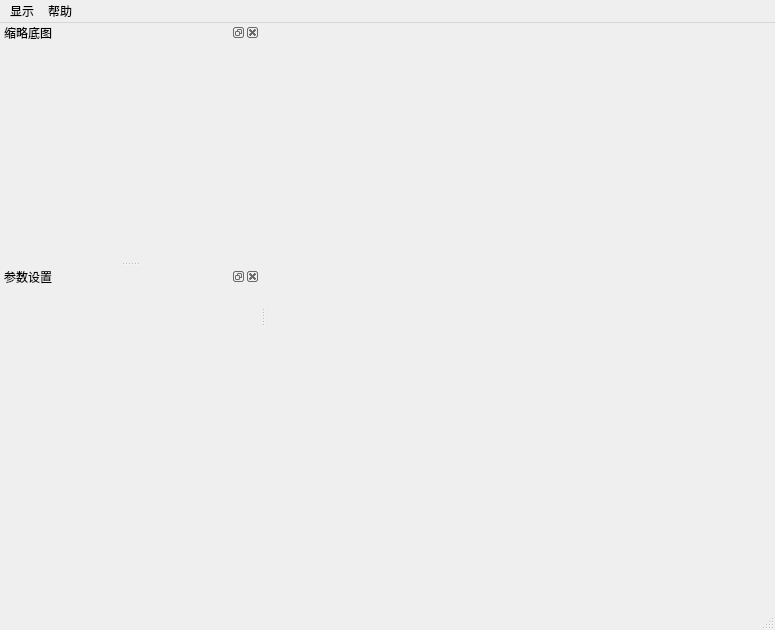
<?xml version="1.0" encoding="UTF-8"?>
<ui version="4.0">
 <class>MainWindow</class>
 <widget class="QMainWindow" name="MainWindow">
  <property name="windowModality">
   <enum>Qt::NonModal</enum>
  </property>
  <property name="geometry">
   <rect>
    <x>0</x>
    <y>0</y>
    <width>775</width>
    <height>630</height>
   </rect>
  </property>
  <property name="windowTitle">
   <string>UWB科技HR-RTLS上位机</string>
  </property>
  <property name="windowIcon">
   <iconset>
    <normaloff>:/icon/icon/UWB.png</normaloff>:/icon/icon/UWB.png</iconset>
  </property>
  <widget class="GraphicsWidget" name="graphicsWidget">
   <property name="enabled">
    <bool>true</bool>
   </property>
  </widget>
  <widget class="QMenuBar" name="menuBar">
   <property name="geometry">
    <rect>
     <x>0</x>
     <y>0</y>
     <width>775</width>
     <height>22</height>
    </rect>
   </property>
   <widget class="QMenu" name="viewMenu">
    <property name="title">
     <string>显示</string>
    </property>
   </widget>
   <widget class="QMenu" name="helpMenu">
    <property name="title">
     <string>帮助</string>
    </property>
    <addaction name="actionAbout"/>
    <addaction name="action_cn"/>
    <addaction name="action_en"/>
   </widget>
   <addaction name="viewMenu"/>
   <addaction name="helpMenu"/>
  </widget>
  <widget class="QStatusBar" name="statusBar"/>
  <widget class="QDockWidget" name="minimap_dw">
   <property name="minimumSize">
    <size>
     <width>255</width>
     <height>39</height>
    </size>
   </property>
   <property name="windowIcon">
    <iconset>
     <normaloff>:/icons/haorutech.ico</normaloff>:/icons/haorutech.ico</iconset>
   </property>
   <property name="locale">
    <locale language="English" country="UnitedStates"/>
   </property>
   <property name="windowTitle">
    <string>缩略底图</string>
   </property>
   <attribute name="dockWidgetArea">
    <number>1</number>
   </attribute>
   <widget class="MinimapView" name="minimap"/>
  </widget>
  <widget class="QToolBar" name="mainToolBar">
   <property name="maximumSize">
    <size>
     <width>16777215</width>
     <height>0</height>
    </size>
   </property>
   <property name="movable">
    <bool>false</bool>
   </property>
   <property name="floatable">
    <bool>false</bool>
   </property>
   <attribute name="toolBarArea">
    <enum>TopToolBarArea</enum>
   </attribute>
   <attribute name="toolBarBreak">
    <bool>false</bool>
   </attribute>
  </widget>
  <widget class="QDockWidget" name="viewSettings_dw">
   <property name="enabled">
    <bool>true</bool>
   </property>
   <property name="minimumSize">
    <size>
     <width>260</width>
     <height>56</height>
    </size>
   </property>
   <property name="windowIcon">
    <iconset>
     <normaloff>:/icons/haorutech.ico</normaloff>:/icons/haorutech.ico</iconset>
   </property>
   <property name="locale">
    <locale language="English" country="UnitedStates"/>
   </property>
   <property name="windowTitle">
    <string>参数设置</string>
   </property>
   <attribute name="dockWidgetArea">
    <number>1</number>
   </attribute>
   <widget class="ViewSettingsWidget" name="viewSettings_w"/>
  </widget>
  <action name="actionAbout">
   <property name="text">
    <string>关于UWB科技</string>
   </property>
   <property name="toolTip">
    <string>关于UWB科技</string>
   </property>
  </action>
  <action name="actionConfig">
   <property name="icon">
    <iconset>
     <normaloff>:/icons/UWB.ico</normaloff>:/icons/UWB.ico</iconset>
   </property>
   <property name="text">
    <string>Channel Config</string>
   </property>
  </action>
  <action name="actionLanguage">
   <property name="text">
    <string>中/英文切换</string>
   </property>
  </action>
  <action name="action_cn">
   <property name="text">
    <string>中文</string>
   </property>
  </action>
  <action name="action_en">
   <property name="text">
    <string>英文</string>
   </property>
  </action>
 </widget>
 <layoutdefault spacing="6" margin="11"/>
 <customwidgets>
  <customwidget>
   <class>ViewSettingsWidget</class>
   <extends>QWidget</extends>
   <header>ViewSettingsWidget.h</header>
   <container>1</container>
  </customwidget>
  <customwidget>
   <class>GraphicsWidget</class>
   <extends>QWidget</extends>
   <header>graphics_widget.py</header>
   <container>1</container>
  </customwidget>
  <customwidget>
   <class>MinimapView</class>
   <extends>QWidget</extends>
   <header>MinimapView.h</header>
   <container>1</container>
  </customwidget>
 </customwidgets>
 <resources>
  <include location="../qrc/resources.qrc"/>
 </resources>
 <connections/>
</ui>
